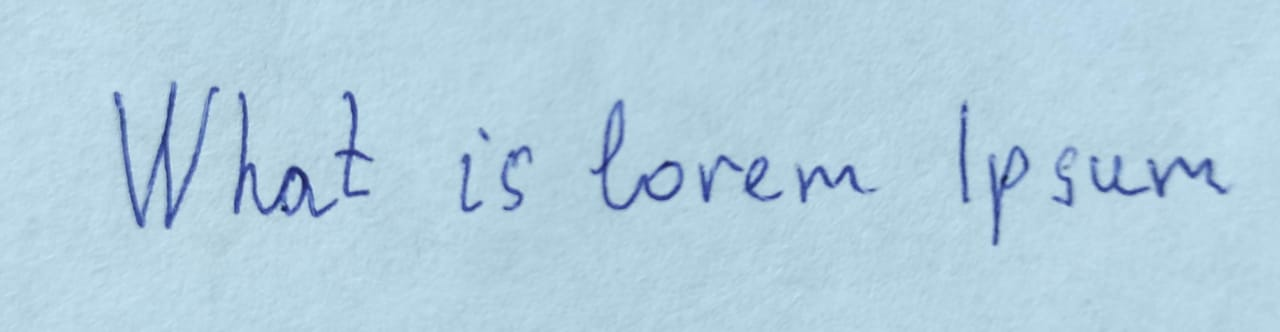
#> input picture Images/Signature/7.jpeg, 1280 x 332 px
$ python main.py
#> lines starting #> are read from the running program, lines starting #| are printed output that depends on the picture
### match.py
from __future__ import print_function
from math import sqrt

import cv2
import numpy
from skimage.metrics import structural_similarity as ssim

class MatchImages:
	# [14 lines left out: function matchLight, not called in this run]

	def matchDeep(self, imageFirst, imageSecond):
		# Load images
#> called with imageFirst = './Images/Signature/7.jpeg', imageSecond = './Images/Handwriting/7.jpeg'
		sampleOfTheImageOne = cv2.imread(cv2.samples.findFile(imageFirst), cv2.IMREAD_GRAYSCALE)
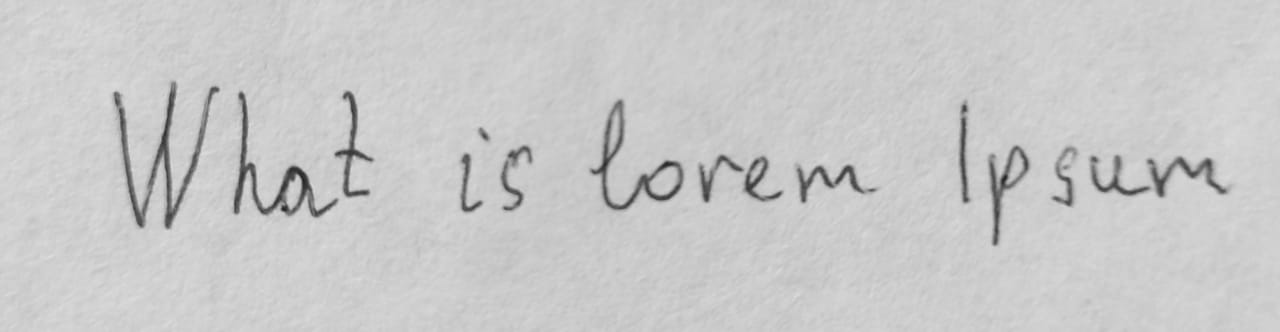
#> sampleOfTheImageOne: shape (332, 1280); min 30, max 221, mean 200.7
		sampleOfTheImageTwo = cv2.imread(cv2.samples.findFile(imageSecond), cv2.IMREAD_GRAYSCALE)
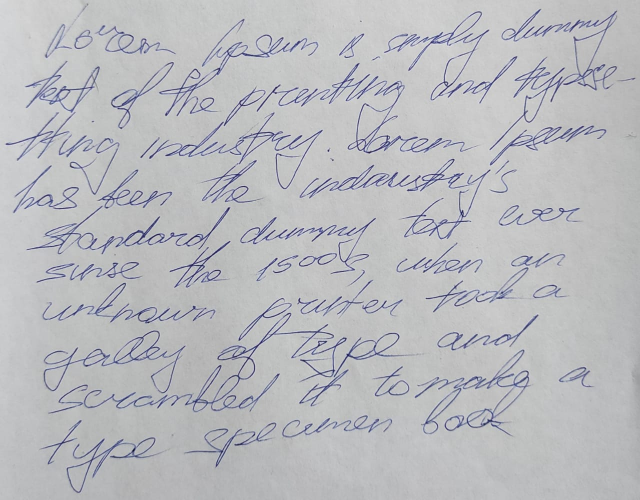
#> input picture Images/Handwriting/7.jpeg, 1280 x 1000 px (shown at 1/2 size)
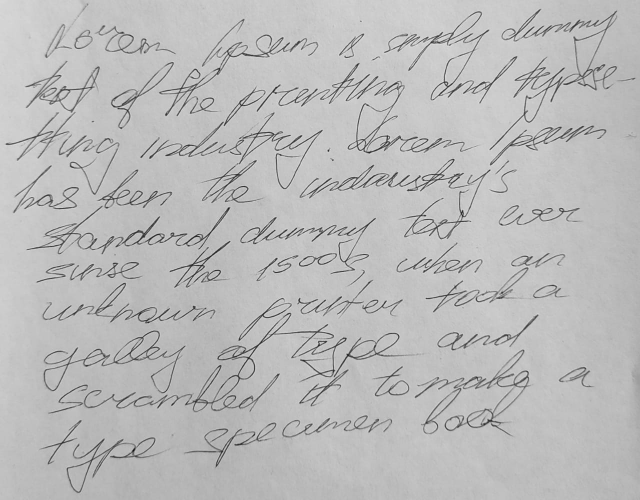
#> sampleOfTheImageTwo: shape (1000, 1280) (shown at 1/2 size); min 6, max 246, mean 186.7

		# Check if images is exist or not
		if imageFirst is None or imageSecond is None:
			print("Could not open or find the images!")
			exit(0)

        # File for homography for images
		fs = cv2.FileStorage(cv2.samples.findFile('./H1to3p.xml'), cv2.FILE_STORAGE_READ)
		homography = fs.getFirstTopLevelNode().mat()

		# AKAZE local features to detect and match keypoints on two images.
		akaze = cv2.AKAZE_create()
		kpts1, desc1 = akaze.detectAndCompute(sampleOfTheImageOne, None)
#> kpts1 = 551 keypoints; strongest (x, y, size): (293, 172, 16.1), (293, 171, 11.4), (350, 153, 16.1), (293, 170, 8.1)
		kpts2, desc2 = akaze.detectAndCompute(sampleOfTheImageTwo, None)
#> kpts2 = 3151 keypoints; strongest (x, y, size): (697, 710, 8.1), (388, 615, 5.7), (287, 469, 8.1), (345, 469, 8.1)

		# Use brute-force matcher to find 2-nn matches
		matcher = cv2.DescriptorMatcher_create(cv2.DescriptorMatcher_BRUTEFORCE_HAMMING)
		nn_matches = matcher.knnMatch(desc1, desc2, 2)
#> nn_matches = 551 matches

		# Use 2-nn matches and ratio criterion to find correct keypoint matches
		matched1 = []
		matched2 = []
		nn_match_ratio = 0.8 # Nearest neighbor matching ratio
		for m, n in nn_matches:
			if m.distance < nn_match_ratio * n.distance:
				matched1.append(kpts1[m.queryIdx])
				matched2.append(kpts2[m.trainIdx])
#> after the loop, matched1 = 19 keypoints; strongest (x, y, size): (241, 96, 5.7), (1180, 161, 8.1), (293, 169, 5.7), (965, 199, 5.7); matched2 = 19 keypoints; strongest (x, y, size): (510, 322, 4.8), (975, 61, 4.8), (99, 390, 5.7), (229, 196, 8.1)

		# Check if our matches fit in the homography model
		inliers1 = []
		inliers2 = []
		good_matches = []
		inlier_threshold = 2.5 # Distance threshold to identify inliers with homography check
		for i, m in enumerate(matched1):
			col = numpy.ones((3,1), dtype=numpy.float64)
			col[0:2, 0] = m.pt

			col = numpy.dot(homography, col)
			col /= col[2, 0]
			dist = sqrt(pow(col[0, 0] - matched2[i].pt[0], 2) + pow(col[1, 0] - matched2[i].pt[1], 2))

			if dist < inlier_threshold:
				good_matches.append(cv2.DMatch(len(inliers1), len(inliers2), 0))
				inliers1.append(matched1[i])
				inliers2.append(matched2[i])
#> this loop made 1 pass
#> (m, col) on pass 1: (keypoint at (611.1, 147.8), size 4.8, [1, 1, 1])
#> after the loop, good_matches = []; inliers1 = []; inliers2 = []

		# Return results
		return len(matched1)

### main.py
import match

def main():
	function = match.MatchImages()

	value = function.matchDeep("./Images/Signature/7.jpeg", "./Images/Handwriting/7.jpeg")
	print(value)

if __name__ == "__main__":
#> (the run stopped early here; a loop or call above may not have finished)
